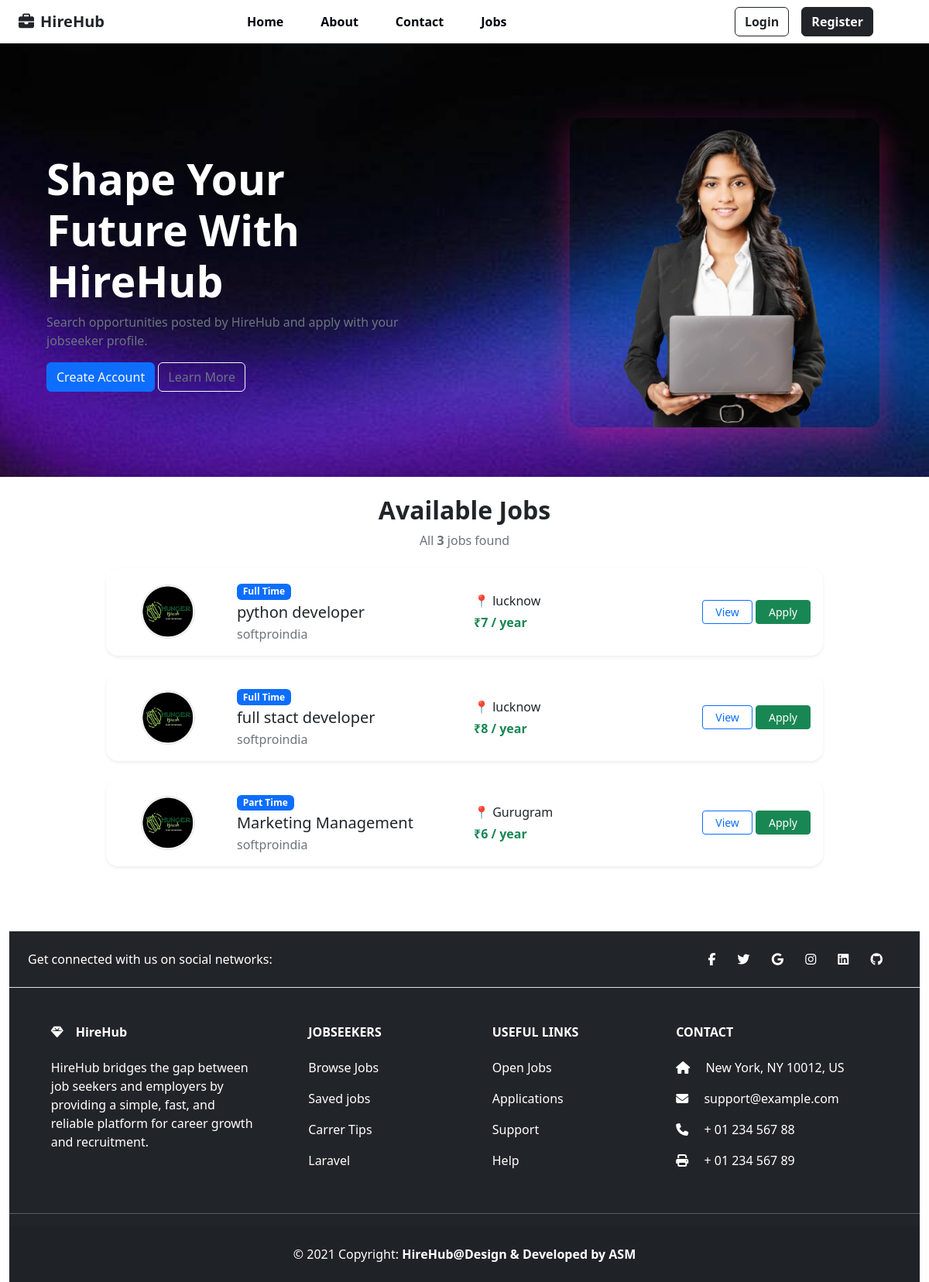
Screenshot of /jobs/ with the database file from the repository.
### mainapp/models.py (models this page shows, shortened)
class Job(models.Model):
    JOB_TYPE_CHOICES = (
        ('full_time', 'Full Time'),
        ('part_time', 'Part Time'),
        ('internship', 'Internship'),
        ('contract', 'Contract'),
    )
    category = models.ForeignKey(JobCategory, on_delete=models.CASCADE, related_name="jobs",null=True)
    employer = models.ForeignKey(Employer,on_delete=models.CASCADE,related_name="jobs")
    company = models.ForeignKey(Company, on_delete=models.CASCADE, related_name="jobs")
    title = models.CharField(max_length=200)
    description = models.TextField()
    job_type = models.CharField(max_length=20, choices=JOB_TYPE_CHOICES)
    salary = models.IntegerField(null=True, blank=True)
    location = models.CharField(max_length=200)
    skills_required = models.ManyToManyField(Skill, related_name="jobs")
    vacancy = models.IntegerField(default=1)
    deadline = models.DateField(null=True, blank=True)
    is_active = models.BooleanField(default=True)
    created_at = models.DateTimeField(auto_now_add=True)
    updated_at = models.DateTimeField(auto_now=True)

class Company(models.Model):
    company_name = models.CharField(max_length=200)
    contact_no = models.CharField(max_length=15)
    email = models.EmailField()
    location = models.TextField()
    logo = models.ImageField(upload_to="company_logo/",blank=True,null=True)
    website = models.URLField(blank=True, null=True)
    industry = models.CharField(max_length=100,help_text="Sector")
    established_at = models.DateField(null=True)
    details = models.TextField(null=True, blank=True, help_text="Company description")
    created_at = models.DateTimeField(auto_now_add=True)
    updated_at = models.DateTimeField(auto_now=True)

### mainapp/views.py (the view)
# urls.py: path('jobs/' ,views.jobs , name='jobs'),
def jobs(req):
    job=Job.objects.all().order_by('created_at')
    company=Company.objects.all()
    context ={
        'jobs':job,
        'company':company
    }
    return render(req,'jobs.html',context)

### mainapp/templates/jobs.html (shortened to what this page needs)
{% extends 'base.html' %}
{% load static %}
{% block body %}
<div class="container py-4">
    <div class="text-center mb-4">
        <h2 class="fw-bold">Available Jobs</h2>
        <p class="text-muted">All <b>{{ jobs.count }}</b> jobs found</p>
    </div>
    <div class="row g-4">
        {% for job in jobs %}
        <div class="col-md-10 mx-auto">
            <div class="card border-0 shadow-sm rounded-4 p-3 hover-shadow">
                <div class="row align-items-center">
                    <div class="col-md-2 text-center">
                        {% if job.company.logo %}
                            <img src="{{ job.company.logo.url }}"
                                 class="rounded-circle border"
                                 width="70" height="70"
                                 style="object-fit:cover;">
                        {% else %}
                            <img src="{% static 'images/company.png' %}"
                                 class="rounded-circle border"
                                 width="70" height="70">
                        {% endif %}
                    </div>
                    <div class="col-md-4">
                        <span class="badge bg-primary mb-1">
                            {{ job.get_job_type_display }}
                        </span>
                        <h5 class="mb-1">{{ job.title }}</h5>
                        <p class="text-muted mb-0">
                            {{ job.company.company_name }}
                        </p>
                    </div>
                    <div class="col-md-3">
                        <p class="mb-1">
                            📍 {{ job.location }}
                        </p>
                        <p class="fw-bold text-success mb-0">
                            ₹{{ job.salary }} / year
                        </p>
                    </div>
                    <div class="col-md-3 text-end">
                        <button class="btn btn-outline-primary btn-sm px-3"
                                data-bs-toggle="modal"
                                data-bs-target="#job{{ job.id }}">
                            View
                        </button>
                        <a href="{% url 'apply_job' job.id %}"
                           class="btn btn-success btn-sm px-3">
                            Apply
                        </a>
                    </div>
                </div>
            </div>
        </div>
        {% endfor %}
    </div>
</div>
{% endblock %}

### mainapp/templates/base.html (shortened to what this page needs)
{% load static %}
<!DOCTYPE html>
<html lang="en">
<head>
  <link rel="stylesheet" href="{% static 'css/style.css'  %}">
  <link rel="stylesheet" href="{%  static 'css/bootstrap.min.css' %}">
  <link rel="stylesheet" href="https://cdnjs.cloudflare.com/ajax/libs/font-awesome/6.7.2/css/all.min.css">
</head>
<body>
  <div class="container-fluid">
    <div class="row">
      <div class="col-sm-12">
        <nav class="navbar navbar-expand-lg navbar-light bg-white">
          <div class="container-fluid">
            <a class="navbar-brand text-dark fw-bolder" href="/index/"> <i class="fa-solid fa-briefcase me-2"></i>HireHub</a>
            <div class="collapse navbar-collapse" id="navbarSupportedContent">
              <ul class="navbar-nav me-auto mb-2 mb-lg-0 ms-5  px-5 text-light">
                <li class="nav-item  ms-5 px-2">
                  <a class="nav-link active text-dark fw-bold" aria-current="page" href="/index/">Home</a>
                </li>
                <li class="nav-item px-2">
                  <a class="nav-link active  text-dark  fw-bold " href="/about/">About</a>
                </li>
                <li class="nav-item px-2">
                  <a class="nav-link active text-dark   fw-bold" href="/contact/">Contact</a>
                </li>
                <li class="nav-item px-2">
                  <a class="nav-link active text-dark fw-bold " href="/jobs/">Jobs</a>
                </li>
              </ul>
              <form class="d-flex">
                <button class="btn btn-outline-dark me-3"><a href="/login/"
                    class="text-decoration-none text-dark fw-semibold">Login</a></button>
                <button class="btn btn-dark me-5 "> <a href="/Register/"
                    class=" text-decoration-none text-light fw-semibold">Register</a></button>
              </form>
            </div>
          </div>
        </nav>
      </div>
    </div>
    <div class="row  align-items-center bg">
      <div class="col-sm-5 mt-5 ms-5">
        <h1 class="dream mb-2">Shape Your Future With HireHub</h1>
        <p class="banp text-secondary">Search opportunities posted by HireHub and apply with your jobseeker profile.</p>
        <p class="banp">
          <button class="btn btn-primary"><a href="/Register/" class="text-decoration-none text-light">Create
              Account</a></button>
          <button class="btn btn-outline-light"><a href="/about/" class="text-decoration-none text-secondary">Learn
              More</a></button>
        </p>
      </div>
      <div class="col-sm-6 mt-5 mb-3 d-flex justify-content-end">
        <img src="{% static 'img/girl.png' %}" class="img-fluid banner-img" style="max-height:400px;">
      </div>
    </div>
    {% block body %}
    {% endblock %}
    <footer class="text-center text-lg-start bg-dark text-white">
      <section class="d-flex justify-content-center justify-content-lg-between p-4 border-bottom">
        <div class="me-5 d-none d-lg-block">
          <span>Get connected with us on social networks:</span>
        </div>
        <div>
          <a href="" class="me-4 text-reset">
            <i class="fab fa-facebook-f"></i>
          </a>
          <a href="" class="me-4 text-reset">
            <i class="fab fa-twitter"></i>
          </a>
          <a href="" class="me-4 text-reset">
            <i class="fab fa-google"></i>
          </a>
          <a href="" class="me-4 text-reset">
            <i class="fab fa-instagram"></i>
          </a>
          <a href="" class="me-4 text-reset">
            <i class="fab fa-linkedin"></i>
          </a>
          <a href="" class="me-4 text-reset">
            <i class="fab fa-github"></i>
          </a>
        </div>
      </section>
      <section class="">
        <div class="container text-center text-md-start mt-5">
          <div class="row mt-3">
            <div class="col-md-3 col-lg-4 col-xl-3 mx-auto mb-4">
              <h6 class=" fw-bolder mb-4">
                <i class="fas fa-gem me-3 "></i>HireHub
              </h6>
              <p class="text-align-justify">
                HireHub bridges the gap between job seekers and employers by providing a simple, fast, and reliable
                platform for career growth and recruitment.
              </p>
            </div>
            <div class="col-md-2 col-lg-2 col-xl-2 mx-auto mb-4">
              <h6 class="text-uppercase fw-bold mb-4">
                JOBSEEKERS
              </h6>
              <p>
                <a href="#!" class="text-reset">Browse Jobs</a>
              </p>
              <p>
                <a href="#!" class="text-reset">Saved jobs</a>
              </p>
              <p>
                <a href="#!" class="text-reset">Carrer Tips</a>
              </p>
              <p>
                <a href="#!" class="text-reset">Laravel</a>
              </p>
            </div>
            <div class="col-md-3 col-lg-2 col-xl-2 mx-auto mb-4">
              <h6 class="text-uppercase fw-bold mb-4">
                Useful links
              </h6>
              <p>
                <a href="#!" class="text-reset">Open Jobs</a>
              </p>
              <p>
                <a href="#!" class="text-reset">Applications</a>
              </p>
              <p>
                <a href="#!" class="text-reset">Support</a>
              </p>
              <p>
                <a href="#!" class="text-reset">Help</a>
              </p>
            </div>
            <div class="col-md-4 col-lg-3 col-xl-3 mx-auto mb-md-0 mb-4">
              <h6 class="text-uppercase fw-bold mb-4">Contact</h6>
              <p><i class="fas fa-home me-3"></i> New York, NY 10012, US</p>
              <p>
                <i class="fas fa-envelope me-3"></i>
                support@example.com
              </p>
              <p><i class="fas fa-phone me-3"></i> + 01 234 567 88</p>
              <p><i class="fas fa-print me-3"></i> + 01 234 567 89</p>
            </div>
          </div>
        </div>
      </section>
       <hr class="bg-light">
      <div class="text-center p-4" style="background-color: rgba(0, 0, 0, 0.05);">
        © 2021 Copyright:
        <a class="text-reset fw-bold" href="https://mdbootstrap.com/">HireHub@Design & Developed by ASM</a>
      </div>
    </footer>
  </div>
</body>
</html>

### mainapp/static/css/style.css (style rules this page uses)
.navbar-nav .nav-link { color: rgb(1, 4, 15) !important; transition: all 0.4s ease; position: relative; }
.navbar-nav .nav-link::after { content: ""; position: absolute; width: 0%; height: 2px; left: 0; bottom: 0; background-color: #00d4ff; transition: width 0.4s ease; }
.btn-outline-dark, .btn-dark { transition: all 0.4s ease; }
.bg { background-image: url('/static/img/background.jpg'); background-repeat: no-repeat; background-size: cover; min-height: 70vh; }
.banner-img { border-radius: 15px; box-shadow: 0px 15px 40px rgba(240, 25, 133, 0.4); transition: 0.4s ease; }
.dream { color:white; font-size:55px; font-weight:700; }
.banp { color:#e5e5e5; }
body { font-family: 'Inter', sans-serif; background: #f8f9fc; }
.navbar { padding: 15px 0; }
.navbar-brand { font-weight: 700; font-size: 22px; color: #0d6efd !important; }
.nav-link { font-weight: 500; margin: 0 8px; transition: 0.3s; }
footer { margin-top: 60px; background: #111827; color: #cbd5e1; }
footer a { color: #cbd5e1; text-decoration: none; }

### rows the page displays
Job: company.logo (picture), job_type "Full Time", title "python developer", company.company_name "softproindia", location "lucknow", salary "7"
Job: company.logo (picture), job_type "Full Time", title "full stact developer", company.company_name "softproindia", location "lucknow", salary "8"
Job: company.logo (picture), job_type "Part Time", title "Marketing Management", company.company_name "softproindia", location "Gurugram", salary "6"

### other values shown
{{ jobs.count }} "3"
